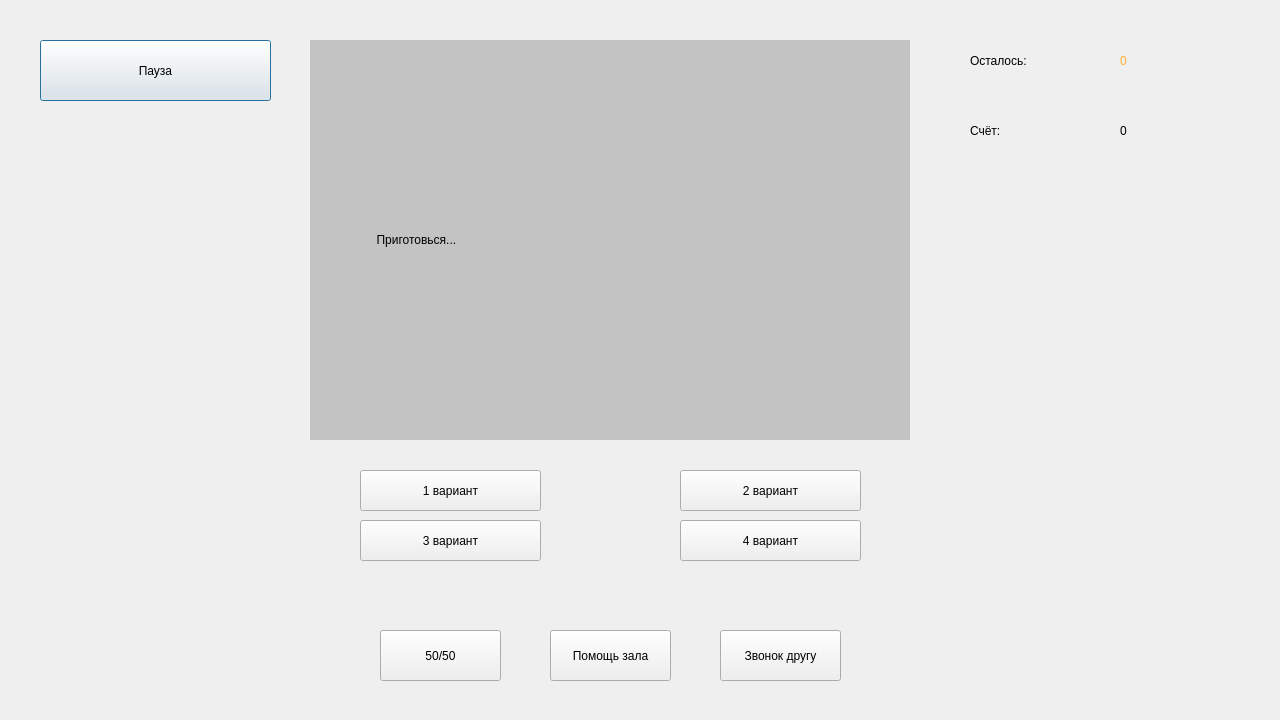
<?xml version="1.0" encoding="UTF-8"?>
<ui version="4.0">
 <class>GameWindow</class>
 <widget class="QDialog" name="GameWindow">
  <property name="geometry">
   <rect>
    <x>0</x>
    <y>0</y>
    <width>1280</width>
    <height>720</height>
   </rect>
  </property>
  <property name="minimumSize">
   <size>
    <width>1280</width>
    <height>720</height>
   </size>
  </property>
  <property name="maximumSize">
   <size>
    <width>1280</width>
    <height>720</height>
   </size>
  </property>
  <property name="windowTitle">
   <string>Угадай Город</string>
  </property>
  <widget class="QStackedWidget" name="stackedWidget">
   <property name="geometry">
    <rect>
     <x>-10</x>
     <y>0</y>
     <width>1280</width>
     <height>720</height>
    </rect>
   </property>
   <property name="minimumSize">
    <size>
     <width>1280</width>
     <height>720</height>
    </size>
   </property>
   <property name="maximumSize">
    <size>
     <width>1280</width>
     <height>720</height>
    </size>
   </property>
   <widget class="QWidget" name="Game">
    <widget class="QLabel" name="TimeLabel">
     <property name="geometry">
      <rect>
       <x>1130</x>
       <y>30</y>
       <width>51</width>
       <height>61</height>
      </rect>
     </property>
     <property name="styleSheet">
      <string notr="true">font: 700 16pt &quot;Sitka Small&quot;;
color: rgb(255, 176, 49);
</string>
     </property>
     <property name="text">
      <string>0</string>
     </property>
    </widget>
    <widget class="QLabel" name="TextLbl">
     <property name="geometry">
      <rect>
       <x>980</x>
       <y>30</y>
       <width>141</width>
       <height>61</height>
      </rect>
     </property>
     <property name="styleSheet">
      <string notr="true">font: 700 16pt &quot;Sitka Small&quot;;</string>
     </property>
     <property name="text">
      <string>Осталось:</string>
     </property>
    </widget>
    <widget class="QLabel" name="Picture">
     <property name="geometry">
      <rect>
       <x>320</x>
       <y>40</y>
       <width>600</width>
       <height>400</height>
      </rect>
     </property>
     <property name="styleSheet">
      <string notr="true">font: 700 italic 22pt &quot;Sitka Small&quot;;
background-color: rgb(195, 195, 195);
color: rgb(0, 0, 0);</string>
     </property>
     <property name="text">
      <string>                    Приготовься...</string>
     </property>
    </widget>
    <widget class="QLabel" name="TextLbl_2">
     <property name="geometry">
      <rect>
       <x>980</x>
       <y>100</y>
       <width>141</width>
       <height>61</height>
      </rect>
     </property>
     <property name="styleSheet">
      <string notr="true">font: 700 16pt &quot;Sitka Small&quot;;</string>
     </property>
     <property name="text">
      <string>Счёт:</string>
     </property>
    </widget>
    <widget class="QLabel" name="ScoreLabel">
     <property name="geometry">
      <rect>
       <x>1130</x>
       <y>100</y>
       <width>51</width>
       <height>61</height>
      </rect>
     </property>
     <property name="styleSheet">
      <string notr="true">font: 700 16pt &quot;Sitka Small&quot;;
</string>
     </property>
     <property name="text">
      <string>0</string>
     </property>
    </widget>
    <widget class="QPushButton" name="PauseButton">
     <property name="geometry">
      <rect>
       <x>50</x>
       <y>40</y>
       <width>231</width>
       <height>61</height>
      </rect>
     </property>
     <property name="text">
      <string>Пауза</string>
     </property>
    </widget>
    <widget class="QPushButton" name="hint_5050">
     <property name="geometry">
      <rect>
       <x>390</x>
       <y>630</y>
       <width>121</width>
       <height>51</height>
      </rect>
     </property>
     <property name="text">
      <string>50/50</string>
     </property>
    </widget>
    <widget class="QPushButton" name="hint_gym">
     <property name="geometry">
      <rect>
       <x>560</x>
       <y>630</y>
       <width>121</width>
       <height>51</height>
      </rect>
     </property>
     <property name="text">
      <string>Помощь зала</string>
     </property>
    </widget>
    <widget class="QPushButton" name="hint_friend">
     <property name="geometry">
      <rect>
       <x>730</x>
       <y>630</y>
       <width>121</width>
       <height>51</height>
      </rect>
     </property>
     <property name="text">
      <string>Звонок другу</string>
     </property>
    </widget>
    <widget class="QPushButton" name="option_1">
     <property name="geometry">
      <rect>
       <x>370</x>
       <y>470</y>
       <width>181</width>
       <height>41</height>
      </rect>
     </property>
     <property name="styleSheet">
      <string notr="true"/>
     </property>
     <property name="text">
      <string>1 вариант</string>
     </property>
    </widget>
    <widget class="QPushButton" name="option_3">
     <property name="geometry">
      <rect>
       <x>370</x>
       <y>520</y>
       <width>181</width>
       <height>41</height>
      </rect>
     </property>
     <property name="text">
      <string>3 вариант</string>
     </property>
    </widget>
    <widget class="QPushButton" name="option_2">
     <property name="geometry">
      <rect>
       <x>690</x>
       <y>470</y>
       <width>181</width>
       <height>41</height>
      </rect>
     </property>
     <property name="styleSheet">
      <string notr="true"/>
     </property>
     <property name="text">
      <string>2 вариант</string>
     </property>
    </widget>
    <widget class="QPushButton" name="option_4">
     <property name="geometry">
      <rect>
       <x>690</x>
       <y>520</y>
       <width>181</width>
       <height>41</height>
      </rect>
     </property>
     <property name="text">
      <string>4 вариант</string>
     </property>
    </widget>
    <widget class="QLabel" name="o1_percent">
     <property name="geometry">
      <rect>
       <x>320</x>
       <y>470</y>
       <width>41</width>
       <height>41</height>
      </rect>
     </property>
     <property name="styleSheet">
      <string notr="true"/>
     </property>
     <property name="text">
      <string/>
     </property>
    </widget>
    <widget class="QLabel" name="o3_percent">
     <property name="geometry">
      <rect>
       <x>320</x>
       <y>520</y>
       <width>41</width>
       <height>41</height>
      </rect>
     </property>
     <property name="text">
      <string/>
     </property>
    </widget>
    <widget class="QLabel" name="o2_percent">
     <property name="geometry">
      <rect>
       <x>640</x>
       <y>470</y>
       <width>41</width>
       <height>41</height>
      </rect>
     </property>
     <property name="styleSheet">
      <string notr="true"/>
     </property>
     <property name="text">
      <string/>
     </property>
    </widget>
    <widget class="QLabel" name="o4_percent">
     <property name="geometry">
      <rect>
       <x>640</x>
       <y>520</y>
       <width>41</width>
       <height>41</height>
      </rect>
     </property>
     <property name="text">
      <string/>
     </property>
    </widget>
   </widget>
   <widget class="QWidget" name="Pause">
    <widget class="QPushButton" name="Continue">
     <property name="geometry">
      <rect>
       <x>415</x>
       <y>130</y>
       <width>451</width>
       <height>29</height>
      </rect>
     </property>
     <property name="text">
      <string>Продолжить</string>
     </property>
    </widget>
    <widget class="QPushButton" name="backToMenu">
     <property name="geometry">
      <rect>
       <x>415</x>
       <y>180</y>
       <width>451</width>
       <height>29</height>
      </rect>
     </property>
     <property name="text">
      <string>Выход в главное меню</string>
     </property>
    </widget>
    <widget class="QPushButton" name="Exit">
     <property name="geometry">
      <rect>
       <x>415</x>
       <y>630</y>
       <width>451</width>
       <height>29</height>
      </rect>
     </property>
     <property name="text">
      <string>Выход</string>
     </property>
    </widget>
    <widget class="QLabel" name="Logo">
     <property name="geometry">
      <rect>
       <x>450</x>
       <y>40</y>
       <width>391</width>
       <height>81</height>
      </rect>
     </property>
     <property name="styleSheet">
      <string notr="true">image:url(:/util_img/util_img/Logo_pink_grey.png)</string>
     </property>
     <property name="text">
      <string/>
     </property>
    </widget>
   </widget>
  </widget>
 </widget>
 <resources/>
 <connections/>
</ui>
